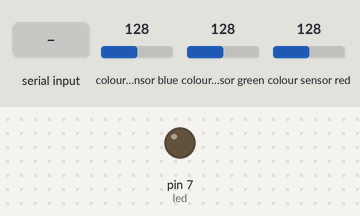
A sketch run on a simulated Arduino Uno, built with avr-gcc and run on an emulated ATmega328P. On the bench: output pins drawn as LEDs (lit = HIGH). Inputs (shaded band) come from the test bench; at power-on: colour sensor blue 128, colour sensor green 128, colour sensor red 128. What the sketch prints to the serial monitor is not drawn.

Above: at 1.2 s.
1.3 s: "1" received over Serial
2.8 s: "0" received over Serial
4.3 s: "2" received over Serial
Timing chart, 0 to 7.3 s (numbered marks = the images above; inputs shaded):
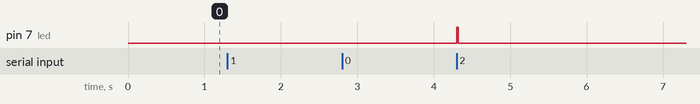

The sketch:

co2.ino
```cpp
// TCS230 sensor calibration and color readings
//
// Input and output using the Serial console.
//
#include <MD_TCS230.h>
#include <FreqCount.h>

#define  BLACK_CAL 0
#define WHITE_CAL 1
#define READ_VAL  2

// Pin definitions
#define  S2_OUT  12
#define  S3_OUT  13
#define  OE_OUT   8    // LOW = ENABLED
int led = 7;

MD_TCS230 CS(S2_OUT, S3_OUT, OE_OUT);

void setup()
{
  pinMode(led, OUTPUT);
  digitalWrite(led, 0);
  Serial.begin(57600);
  Serial.print(F("\n[TCS230 Calibrator Example]"));

  CS.begin();
}

char getChar()
// blocking wait for an input character from the input stream
{
  while (Serial.available() == 0)
    ;
  return(toupper(Serial.read()));
}

void clearInput()
// clear all characters from the serial input
{
  while (Serial.read() != -1)
    ;
}

uint8_t fsmReadValue(uint8_t state, uint8_t valType, uint8_t maxReads)
// Finite State Machine for reading a value from the sensor
// Current FSM state is passed in and returned
// Type of value being read is passed in
{
  static  uint8_t selChannel;
  static  uint8_t readCount;
  static  sensorData  sd;

  switch(state)
  {
  case 0: // Prompt for the user to start
               digitalWrite(led,0);
    Serial.print(F("\n\nReading value for "));
    switch(valType)
    {
    case BLACK_CAL: Serial.print(F("BLACK calibration")); break;
    case WHITE_CAL: Serial.print(F("WHITE calibration")); break;
    case READ_VAL:  Serial.print(F("DATA"));        break;
    default:    Serial.print(F("??"));          break;
    }

    Serial.print(F("\nPress any key to start ..."));
    state++;
    break;

  case 1: // Wait for user input
    getChar();
    clearInput();
    state++;
    break;

  case 2: // start the reading process
                digitalWrite(led,1);
    CS.read();
    state++;
    break;

  case 3: // wait for a read to complete
    if (CS.available())
    {
      sensorData  sd;
      colorData rgb;

      switch(valType)
      {
      case BLACK_CAL:
        CS.getRaw(&sd);
        CS.setDarkCal(&sd);
        break;

      case WHITE_CAL:
        CS.getRaw(&sd);
        CS.setWhiteCal(&sd);
        break;

      case READ_VAL:
        CS.getRGB(&rgb);
        Serial.print(F("\nRGB is ["));
        Serial.print(rgb.value[TCS230_RGB_R]);
        Serial.print(F(","));
        Serial.print(rgb.value[TCS230_RGB_G]);
        Serial.print(F(","));
        Serial.print(rgb.value[TCS230_RGB_B]);
        Serial.print(F("]"));

         float k;
      //  k=rgb2hsv(rgb.value[TCS230_RGB_R],rgb.value[TCS230_RGB_G],rgb.value[TCS230_RGB_B]);
       k=  convert(rgb.value[TCS230_RGB_R],rgb.value[TCS230_RGB_G],rgb.value[TCS230_RGB_B]);
         Serial.println(k);
        break;
      }
      state++;
                                digitalWrite(led,0);
    }
    break;

  default:  // reset fsm
    state = 0;
    break;
  }

  return(state);
}


void loop()
{
  static uint8_t  runState = 0;
  static uint8_t  readState = 0;

  switch(runState)
  {
  case 0: // calibrate black
    readState = fsmReadValue(readState, BLACK_CAL, 2);
    if (readState == 0) runState++;
    break;

  case 1: // calibrate white
    readState = fsmReadValue(readState, WHITE_CAL, 2);
    if (readState == 0) runState++;
    break;

  case 2: // read color
    readState = fsmReadValue(readState, READ_VAL, 1);
    break;

  default:
    runState = 0; // start again if we get here as something is wrong
  }
}


float convert(float r,float g,float b)
{
  float fmax,fmin,l,s,d;
  float h;

  r=r/255;
  g=g/255;
  b=b/255;
   fmax=max(r,max(g,b));
   fmin=min(r,min(g,b));
   Serial.print("r:");  Serial.print(r); Serial.print("g:");  Serial.print(g); Serial.print("b:");  Serial.print(b);
  Serial.print("\nmax:");  Serial.print(fmax);
    Serial.print("\nmin:");  Serial.print(fmin);
   l=(fmin+fmax)/2;
    Serial.print("\nl:");  Serial.print(l);
    if(l<0.5){
      s=(fmax-fmin)/(fmax+fmin);
    }
    else{
        s=(fmax-fmin)/(2.0-fmax+fmin);
    }
       Serial.print("\ns:");  Serial.print(s);

    if(fmax==r)
    {  Serial.print("\n if R");
        float t2;   float t1;
     t1=g-b;
     Serial.print("\nfmax:");  Serial.print(fmax);
     Serial.print("\nfmin:");  Serial.print(fmin);
     t2=fmax-fmin;
      Serial.print("\nt1:");  Serial.print(t1);
        Serial.print("\nt2:");  Serial.print(t2);
      h=t1/t2;
          Serial.print("\nsh:");  Serial.print(h);
    }
      else if(fmax==g)
    {
      Serial.print("\n if G");
          h=2+((b-r)/(fmax-fmin));
    }
     else if(fmax==b)
    {
      Serial.print("\n if B");
          h=4+((r-g)/(fmax-fmin));
    }
       Serial.print("\n h:");  Serial.print(h);
    h=h*60;
    if(h<0){
      h=+360;
      }
    Serial.print("\n h*60:");  Serial.print(h);
    Serial.print("\n\n");


if((0<=h && h<=30) || (300<=h && h<=365))
{
  //red

   Serial.println("Red");
return 1;
}
else if(30<h&&h<=60)
{
   Serial.println("Yell");
  //yel
return 2;
}
else if(60<h&&h<170)
{
  Serial.println("Gred");
  //gre
return 3;
}
else if(170<h&&h<270)
{
   Serial.println("blue");
  //blue
return 4;
}
else{
   Serial.println("NNNNNNNNNNNNNNNN");
  return 0;
}
}
```

Measured:
- after the input at 4.3 s, pin 7 (led): LOW → HIGH at once, → LOW 0.02 s later
